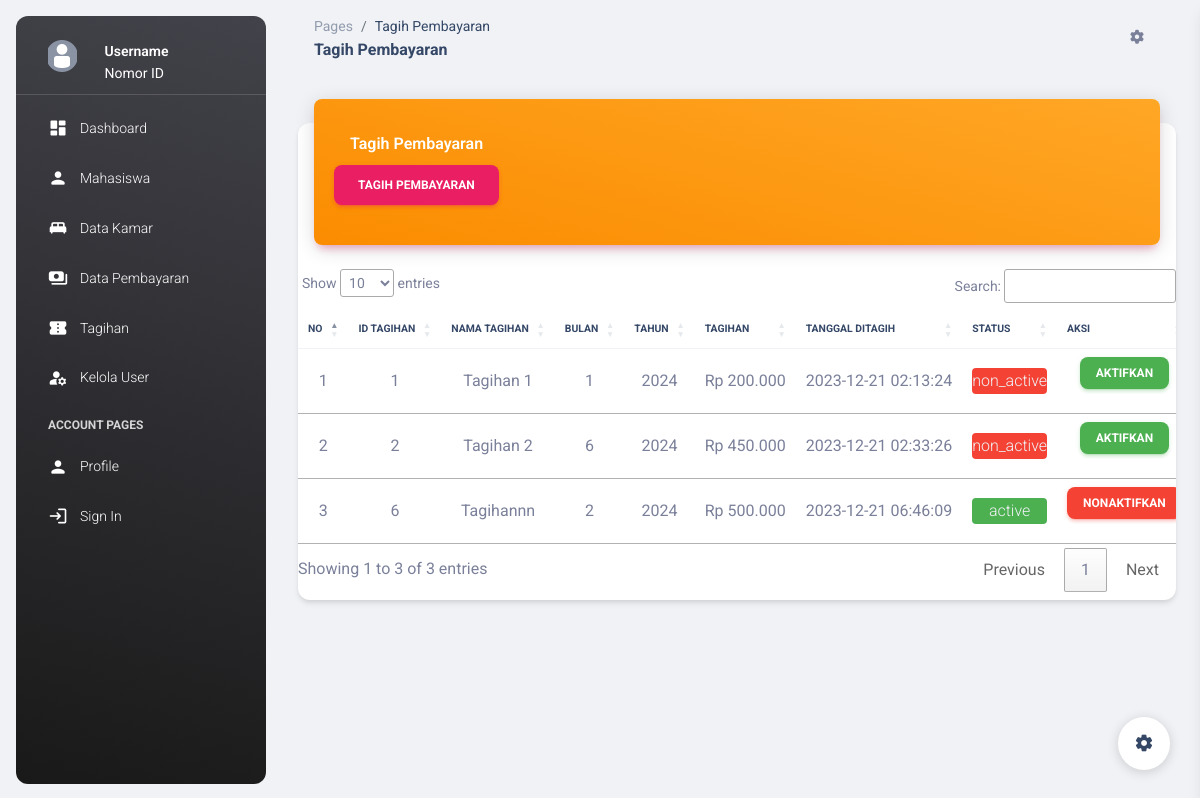
The page /tagihan.php on the database its author committed.
### tables this page shows
CREATE TABLE `tagihan` (
  `id_tagihan` int(15) NOT NULL,
  `nama` varchar(100) NOT NULL,
  `bulan` int(15) NOT NULL,
  `tahun` int(15) NOT NULL,
  `tagihan` int(15) NOT NULL,
  `tgl_tagih` datetime NOT NULL DEFAULT current_timestamp(),
  `status` varchar(50) NOT NULL DEFAULT 'non_active'
);

### proses/koneksi.php (called while the page is built, shortened)
<?php
function format_rupiah($angka)
{
    $rupiah = "Rp " . number_format($angka, 0, ',', '.');
    return $rupiah;
}
?>

### tagihan.php (the view, shortened to what this page needs)
<?php include 'proses/koneksi.php'; ?>
<!DOCTYPE html>
<html lang="en">
<head>
  <link href="./assets/css/nucleo-icons.css" rel="stylesheet" />
  <link href="./assets/css/nucleo-svg.css" rel="stylesheet" />
  <link id="pagestyle" href="./assets/css/material-dashboard.css?v=3.0.0" rel="stylesheet" />
  <link rel="stylesheet" href="https://cdn.datatables.net/1.13.7/css/jquery.dataTables.css" />
</head>
<body class="g-sidenav-show bg-gray-200">
  <?php include 'sidebar.php'; ?>
  <main class="main-content position-relative max-height-vh-100 h-100 border-radius-lg">
    <nav class="navbar navbar-main navbar-expand-lg px-0 mx-4 shadow-none border-radius-xl" id="navbarBlur"
      navbar-scroll="true">
      <div class="container-fluid py-1 px-3">
        <nav aria-label="breadcrumb">
          <ol class="breadcrumb bg-transparent mb-0 pb-0 pt-1 px-0 me-sm-6 me-5">
            <li class="breadcrumb-item text-sm"><a class="opacity-5 text-dark" href="javascript:;">Pages</a></li>
            <li class="breadcrumb-item text-sm text-dark active" aria-current="page">Tagih Pembayaran</li>
          </ol>
          <h6 class="font-weight-bolder mb-0">Tagih Pembayaran</h6>
        </nav>
        <ul class="navbar-nav justify-content-end">
          <li class="nav-item px-3 d-flex align-items-center">
            <a href="javascript:;" class="nav-link text-body p-0">
              <i class="fa fa-cog fixed-plugin-button-nav cursor-pointer"></i>
            </a>
          </li>
        </ul>
      </div>
    </nav>
    <div class="container-fluid py-4">
      <div class="row">
        <div class="col-12">
          <div class="card my-4">
            <div class="card-header p-0 position-relative mt-n4 mx-3 z-index-2">
              <div class="bg-gradient-warning shadow-primary border-radius-lg pt-4 pb-3">
                <div class="row m-2">
                  <div class="col-12">
                    <h6 class="text-white text-capitalize ps-3">Tagih Pembayaran</h6>
                  </div>
                  <div class="col-12">
                    <a href="#" data-bs-toggle="modal" data-bs-target="#modalTagih" class="btn btn-primary ">Tagih
                      Pembayaran</a>
                  </div>
                </div>
              </div>
            </div>
            <div class="card-body px-0 pb-2">
              <div class="table-responsive p-0">
                <table class="table align-items-center mb-0 text-center" id="myTable">
                  <thead>
                    <tr>
                      <th class="text-uppercase text-dark text-xxs font-weight-bolder">No</th>
                      <th class="text-uppercase text-dark text-xxs font-weight-bolder">ID tagihan</th>
                      <th class="text-uppercase text-dark text-xxs font-weight-bolder">Nama Tagihan</th>
                      <th class="text-uppercase text-dark text-xxs font-weight-bolder">Bulan</th>
                      <th class="text-uppercase text-dark text-xxs font-weight-bolder">Tahun</th>
                      <th class="text-uppercase text-dark text-xxs font-weight-bolder">Tagihan</th>
                      <th class="text-uppercase text-dark text-xxs font-weight-bolder">Tanggal Ditagih</th>
                      <th class="text-uppercase text-dark text-xxs font-weight-bolder">Status</th>
                      <th class="text-uppercase text-dark text-xxs font-weight-bolder">Aksi</th>
                    </tr>
                  </thead>
                  <tbody class="text-center">
                    <?php
                    $no = 1;
                    $kueri = mysqli_query($conn, "SELECT * FROM tagihan");
                    $kueri2 = mysqli_query($conn, "SELECT * FROM tagihan WHERE status = 'active'");
                    $cek2 = mysqli_num_rows($kueri2);
                    while ($row = mysqli_fetch_array($kueri)) {
                      ?>
                      <tr>
                        <td>
                          <?php echo $no++; ?>
                        </td>
                        <td>
                          <?php echo $row['id_tagihan']; ?>
                        </td>
                        <td>
                          <?php echo $row['nama']; ?>
                        </td>
                        <td>
                          <?php echo $row['bulan']; ?>
                        </td>
                        <td>
                          <?php echo $row['tahun']; ?>
                        </td>
                        <td>
                          <?php echo format_rupiah($row['tagihan']); ?>
                        </td>
                        <td>
                          <?php echo $row['tgl_tagih']; ?>
                        </td>
                        <td>
                          <?php if ($row['status'] == 'non_active') { ?>
                            <div class="bg-danger text-light rounded">
                              <?php echo $row['status']; ?>
                            </div>
                          <?php } else { ?>
                            <div class="bg-success text-light rounded">
                              <?php echo $row['status']; ?>
                            </div>
                          <?php } ?>
                        </td>
                        <td>
                          <?php if ($row['status'] == 'non_active') { ?>
                            <?php if ($cek2 > 0) { ?>
                              <a href="#" class="btn btn-sm btn-success" onclick="show()" disabled>AKTIFKAN</a>
                            <?php } else { ?>
                              <a onclick="set(<?php echo $row['id_tagihan']; ?>, 'active')"
                                class="btn btn-sm btn-success">AKTIFKAN</a>
                            <?php } ?>
                          <?php } else { ?>
                            <a onclick="set(<?php echo $row['id_tagihan']; ?>, 'non_active')"
                              class="btn btn-sm btn-danger">NONAKTIFKAN</a>
                          <?php } ?>
                        </td>
                      </tr>
                    <?php } ?>
                  </tbody>
                </table>
              </div>
            </div>
          </div>
        </div>
      </div>
    </div>
    <br>
    <br>
  </main>
  <div class="fixed-plugin">
    <a class="fixed-plugin-button text-dark position-fixed px-3 py-2">
      <i class="material-icons py-2">settings</i>
    </a>
  </div>
</body>
</html>

### rows shown on the page
tagihan: id_tagihan "1", nama "Tagihan 1", bulan "1", tahun "2024", tagihan "Rp 200.000", tgl_tagih "2023-12-21 02:13:24", status "non_active", shows "AKTIFKAN"
tagihan: id_tagihan "2", nama "Tagihan 2", bulan "6", tahun "2024", tagihan "Rp 450.000", tgl_tagih "2023-12-21 02:33:26", status "non_active", shows "AKTIFKAN"
tagihan: id_tagihan "6", nama "Tagihannn", bulan "2", tahun "2024", tagihan "Rp 500.000", tgl_tagih "2023-12-21 06:46:09", status "active"
